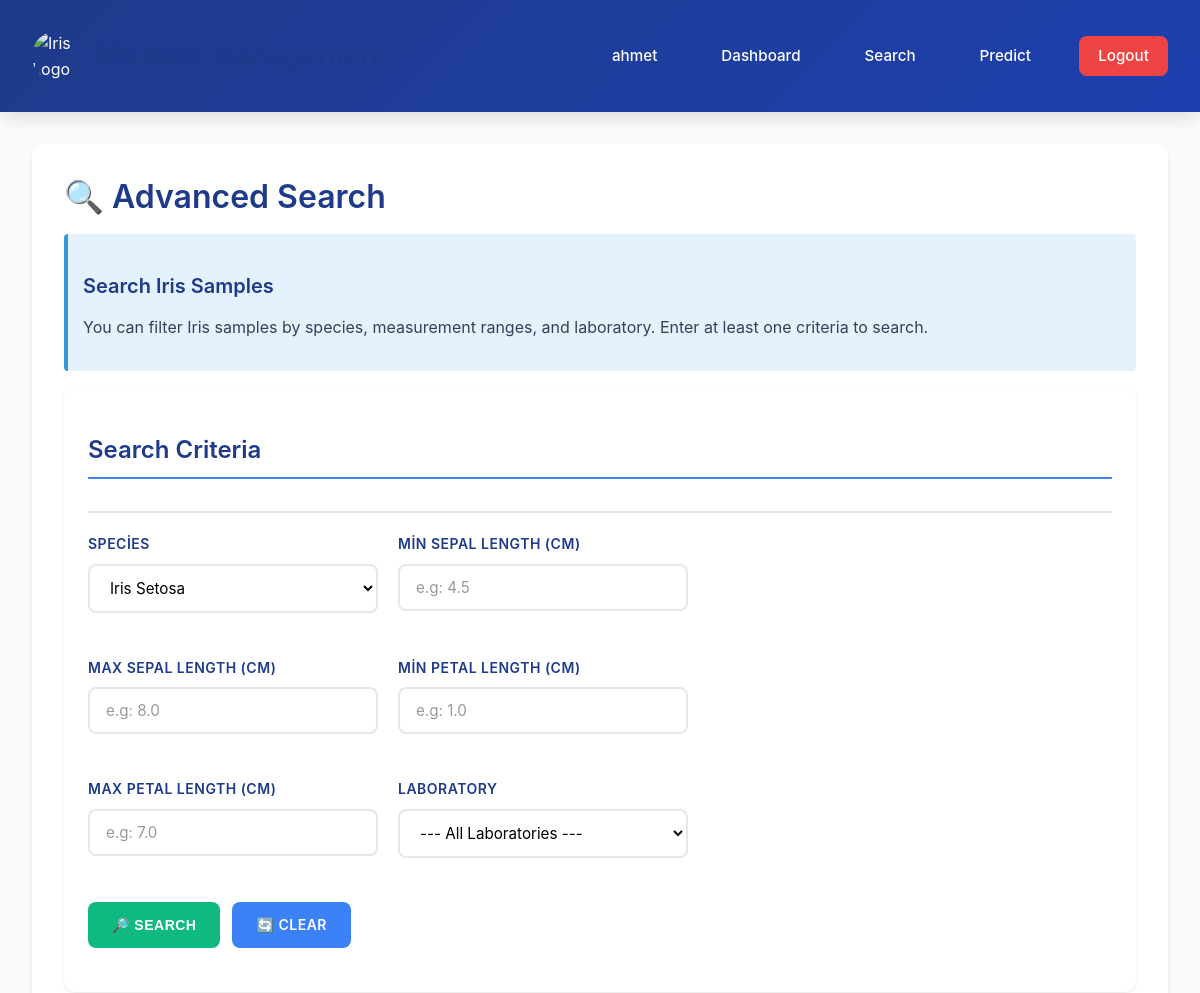
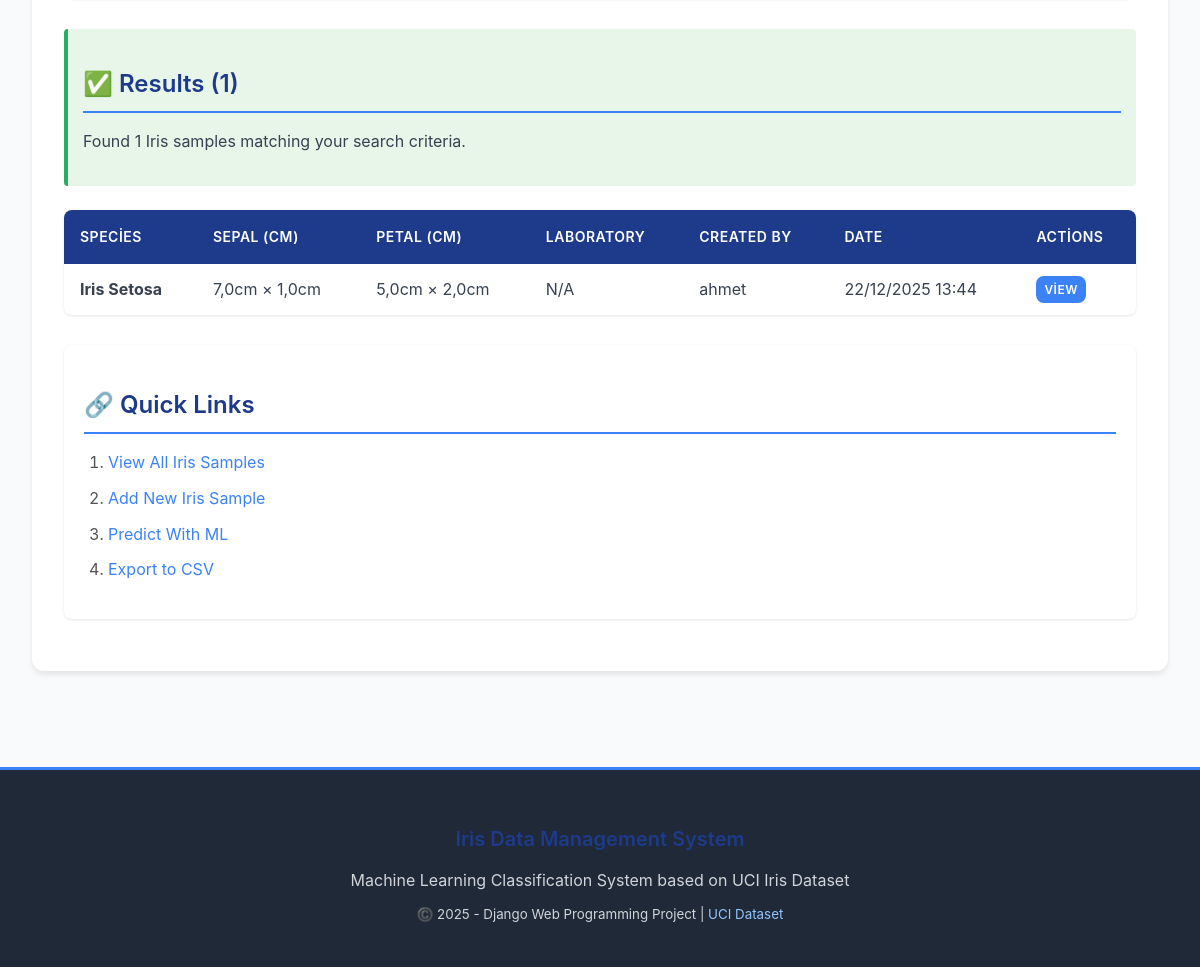
The app's page /search/?species=setosa (signed in) with its own data (2 pictures, top to bottom).
### iris_app/models.py (models this page shows, shortened)
class IrisPlant(models.Model):
    SPECIES_CHOICES = [
        ('setosa', 'Iris Setosa'),
        ('versicolor', 'Iris Versicolor'),
        ('virginica', 'Iris Virginica'),
    ]
    sepal_length = models.FloatField(
        verbose_name="Sepal Uzunluğu (cm)",
        validators=[MinValueValidator(0.0)],
        help_text="Sepal yapraklarının uzunluğu (santimetre cinsinden)"
    )
    sepal_width = models.FloatField(
        verbose_name="Sepal Genişliği (cm)",
        validators=[MinValueValidator(0.0)],
        help_text="Sepal yapraklarının genişliği (santimetre cinsinden)"
    )
    petal_length = models.FloatField(
        verbose_name="Petal Uzunluğu (cm)",
        validators=[MinValueValidator(0.0)],
        help_text="Petal yapraklarının uzunluğu (santimetre cinsinden)"
    )
    petal_width = models.FloatField(
        verbose_name="Petal Genişliği (cm)",
        validators=[MinValueValidator(0.0)],
        help_text="Petal yapraklarının genişliği (santimetre cinsinden)"
    )
    species = models.CharField(
        max_length=50,
        choices=SPECIES_CHOICES,
        verbose_name="Tür",
        help_text="Iris bitki türü (setosa, versicolor veya virginica)"
    )
    lab = models.ForeignKey(
        Laboratory,
        on_delete=models.SET_NULL,
        null=True,
        blank=True,
        verbose_name="Laboratuvar",
        related_name='iris_plants',
        help_text="Bu örneğin kaynağı olan laboratuvar"
    )
    created_by = models.ForeignKey(
        User,
        on_delete=models.CASCADE,
        verbose_name="Oluşturan Kullanıcı",
        related_name='iris_plants',
        help_text="Bu kaydı oluşturan kullanıcı"
    )
    created_at = models.DateTimeField(
        auto_now_add=True,
        verbose_name="Oluşturulma Tarihi"
    )
    updated_at = models.DateTimeField(
        auto_now=True,
        verbose_name="Güncellenme Tarihi"
    )
    class Meta:
        ordering = ['-created_at']
        verbose_name = 'Iris Örneği'
        verbose_name_plural = 'Iris Örnekleri'
        indexes = [
            models.Index(fields=['species']),
            models.Index(fields=['created_at']),
            models.Index(fields=['created_by']),
        ]

### iris_app/views.py (the view)
# urls.py: path('search/', views.iris_search, name='iris_search'),
@login_required(login_url='login')
def iris_search(request):
    form = IrisSearchForm(request.GET or None)
    results = IrisPlant.objects.all().select_related('lab', 'created_by')
    search_performed = False
    if request.method == 'GET' and request.GET:
        form = IrisSearchForm(request.GET)
        if form.is_valid():
            search_performed = True
            species = form.cleaned_data.get('species')
            if species:
                results = results.filter(species=species)
            min_sepal_length = form.cleaned_data.get('min_sepal_length')
            if min_sepal_length is not None:
                results = results.filter(sepal_length__gte=min_sepal_length)
            max_sepal_length = form.cleaned_data.get('max_sepal_length')
            if max_sepal_length is not None:
                results = results.filter(sepal_length__lte=max_sepal_length)
            min_petal_length = form.cleaned_data.get('min_petal_length')
            if min_petal_length is not None:
                results = results.filter(petal_length__gte=min_petal_length)
            max_petal_length = form.cleaned_data.get('max_petal_length')
            if max_petal_length is not None:
                results = results.filter(petal_length__lte=max_petal_length)
            lab = form.cleaned_data.get('lab')
            if lab:
                results = results.filter(lab=lab)
    else:
        form = IrisSearchForm()
    context = {
        'form': form,
        'results': results,
        'result_count': results.count(),
        'search_performed': search_performed,
    }
    return render(request, 'iris_app/search.html', context)

### iris_app/templates/iris_app/search.html (shortened to what this page needs)
{% extends 'iris_app/base.html' %}
{% load static %}
{% block content %}
<h1>🔍 Advanced Search</h1>
<div class="div-info">
    <h3>Search Iris Samples</h3>
    <p>You can filter Iris samples by species, measurement ranges, and laboratory. Enter at least one criteria to search.</p>
</div>
<div class="card">
    <div class="card-header">
        <h2>Search Criteria</h2>
    </div>
    <div class="card-body">
        <form method="GET" novalidate>
            <div style="display: grid; grid-template-columns: repeat(auto-fit, minmax(280px, 1fr)); gap: 20px;">
                <div class="form-group">
                    <label for="id_species">Species</label>
                    <select id="id_species" name="species" class="form-input">
                        <option value="setosa" {% if request.GET.species == 'setosa' %}selected{% endif %}>Iris Setosa</option>
                    </select>
                </div>
                <div class="form-group">
                    <label for="id_min_sepal_length">Min Sepal Length (cm)</label>
                    <input type="number" id="id_min_sepal_length" name="min_sepal_length" step="0.1" min="0" class="form-input" placeholder="e.g: 4.5" value="{{ request.GET.min_sepal_length }}">
                </div>
                <div class="form-group">
                    <label for="id_max_sepal_length">Max Sepal Length (cm)</label>
                    <input type="number" id="id_max_sepal_length" name="max_sepal_length" step="0.1" min="0" class="form-input" placeholder="e.g: 8.0" value="{{ request.GET.max_sepal_length }}">
                </div>
                <div class="form-group">
                    <label for="id_min_petal_length">Min Petal Length (cm)</label>
                    <input type="number" id="id_min_petal_length" name="min_petal_length" step="0.1" min="0" class="form-input" placeholder="e.g: 1.0" value="{{ request.GET.min_petal_length }}">
                </div>
                <div class="form-group">
                    <label for="id_max_petal_length">Max Petal Length (cm)</label>
                    <input type="number" id="id_max_petal_length" name="max_petal_length" step="0.1" min="0" class="form-input" placeholder="e.g: 7.0" value="{{ request.GET.max_petal_length }}">
                </div>
                <div class="form-group">
                    <label for="id_lab">Laboratory</label>
                    <select id="id_lab" name="lab" class="form-input">
                        <option value="">--- All Laboratories ---</option>
                    </select>
                </div>
            </div>
            <div class="btn-group" style="margin-top: 20px;">
                <button type="submit" class="btn btn-success">🔎 Search</button>
                <a href="{% url 'iris_search' %}" class="btn">🔄 Clear</a>
            </div>
        </form>
    </div>
</div>
{% if search_performed %}
    <div style="margin-top: 30px;">
        {% if results %}
            <div class="div-success">
                <h2>✅ Results ({{ result_count }})</h2>
                <p>Found {{ result_count }} Iris samples matching your search criteria.</p>
            </div>
            <table>
                <thead>
                    <tr>
                        <th>Species</th>
                        <th>Sepal (cm)</th>
                        <th>Petal (cm)</th>
                        <th>Laboratory</th>
                        <th>Created By</th>
                        <th>Date</th>
                        <th>Actions</th>
                    </tr>
                </thead>
                <tbody>
                    {% for sample in results %}
                    <tr>
                        <td><strong>{{ sample.get_species_display }}</strong></td>
                        <td>{{ sample.sepal_length }}cm × {{ sample.sepal_width }}cm</td>
                        <td>{{ sample.petal_length }}cm × {{ sample.petal_width }}cm</td>
                        <td>{{ sample.lab.name|default:"N/A" }}</td>
                        <td>{{ sample.created_by.username }}</td>
                        <td>{{ sample.created_at|date:"d/m/Y H:i" }}</td>
                        <td>
                            <a href="{% url 'iris_detail' sample.pk %}" class="btn" style="padding: 4px 8px; font-size: 12px;">View</a>
                        </td>
                    </tr>
                    {% endfor %}
                </tbody>
            </table>
        {% else %}
            <div class="div-danger">
                <h2>❌ No Results Found</h2>
                <p>No Iris samples match your search criteria. Please try different search parameters.</p>
                <a href="{% url 'iris_search' %}" class="btn" style="margin-top: 10px;">Clear Search</a>
            </div>
        {% endif %}
    </div>
{% endif %}
<div class="div-section" style="margin-top: 30px;">
    <h2>🔗 Quick Links</h2>
    <ol>
        <li><a href="{% url 'iris_list' %}">View All Iris Samples</a></li>
        <li><a href="{% url 'iris_create' %}">Add New Iris Sample</a></li>
        <li><a href="{% url 'iris_predict' %}">Predict With ML</a></li>
        <li><a href="{% url 'export_csv' %}">Export to CSV</a></li>
    </ol>
</div>
{% endblock %}

### iris_app/templates/iris_app/base.html (shortened to what this page needs)
{% load static %}
<!DOCTYPE html>
<html lang="tr">
<head>
    <link rel="stylesheet" href="{% static 'css/style.css' %}">
</head>
<body>
<header>
    <div class="container">
        <div style="display: flex; align-items: center; gap: 15px;">
            <img src="{% static 'images/iris-logo.png' %}"
                 alt="Iris Logo"
                 style="width: 50px; height: 50px; border-radius: 50%;">
            <h1>Iris Data Management</h1>
        </div>
        <nav>
            {% if user.is_authenticated %}
                <span>{{ user.first_name|default:user.username }}</span>
                <a href="{% url 'iris_list' %}">Dashboard</a>
                <a href="{% url 'iris_search' %}">Search</a>
                <a href="{% url 'iris_predict' %}">Predict</a>
                <a href="{% url 'logout' %}" class="logout-btn">Logout</a>
            {% else %}
                <a href="{% url 'login' %}">Sign In</a>
                <a href="{% url 'register' %}">Sign Up</a>
            {% endif %}
        </nav>
    </div>
</header>
<div class="main-content">
    <div class="container">
        <div class="main-container">
            {% block content %}{% endblock %}
        </div>
    </div>
</div>
<footer>
    <h3>Iris Data Management System</h3>
    <p>Machine Learning Classification System based on UCI Iris Dataset</p>
    <p><small>©️ 2025 - Django Web Programming Project | <a href="https://archive.ics.uci.edu/ml/datasets/iris" target="_blank">UCI Dataset</a></small></p>
</footer>
</body>
</html>

### iris_app/static/css/style.css (style rules this page uses)
* { margin: 0; padding: 0; box-sizing: border-box; }
:root { --primary-color: #2c3e50; --secondary-color: #3498db; --success-color: #27ae60; --danger-color: #e74c3c; --warning-color: #f39c12; --info-color: #16a085; --light-bg: #ecf0f1; --dark-text: #2c3e50; --border-color: #bdc3c7; --shadow: 0 2px 8px rgba(0, 0, 0, 0.1); --shadow-lg: 0 4px 16px rgba(0, 0, 0, 0.15); }
html { scroll-behavior: smooth; }
body { font-family: 'Segoe UI', Tahoma, Geneva, Verdana, sans-serif; background-color: #f8f9fa; color: var(--dark-text); line-height: 1.6; margin: 0; padding: 0; }
header { background: linear-gradient(135deg, var(--primary-color) 0%, var(--secondary-color) 100%); color: white; padding: 20px 0; box-shadow: var(--shadow-lg); position: sticky; top: 0; z-index: 100; }
header h1 { font-size: 28px; font-weight: 600; margin: 0; letter-spacing: 1px; }
header nav { display: flex; gap: 25px; align-items: center; }
header nav a, header nav span { color: white; text-decoration: none; font-weight: 500; transition: all 0.3s ease; padding: 8px 12px; border-radius: 4px; }
header nav a.logout-btn { background-color: var(--danger-color); padding: 8px 16px; }
.container { max-width: 1200px; margin: 30px auto; padding: 0 20px; }
.main-container { background: white; border-radius: 8px; padding: 30px; box-shadow: var(--shadow); min-height: 60vh; }
h1, h2, h3, h4, h5, h6 { color: var(--primary-color); margin-top: 20px; margin-bottom: 15px; font-weight: 600; line-height: 1.4; }
h1 { font-size: 32px; }
h2 { font-size: 24px; border-bottom: 3px solid var(--secondary-color); padding-bottom: 10px; }
h3 { font-size: 20px; }
p { margin-bottom: 15px; color: #555; }
ul, ol { margin-left: 25px; margin-bottom: 15px; }
ul li, ol li { margin-bottom: 10px; color: #555; }
form { max-width: 600px; margin: 20px 0; }
.form-group { margin-bottom: 20px; display: flex; flex-direction: column; }
label { font-weight: 600; color: var(--primary-color); margin-bottom: 8px; font-size: 14px; }
.form-input, .form-select, .form-textarea, .form-file { padding: 12px; border: 2px solid var(--border-color); border-radius: 6px; font-size: 14px; font-family: inherit; transition: all 0.3s ease; background-color: white; }
.form-input::placeholder, .form-textarea::placeholder { color: #999; }
button, .btn, input[type="submit"], input[type="reset"] { padding: 12px 24px; background-color: var(--secondary-color); color: white; border: none; border-radius: 6px; font-size: 14px; font-weight: 600; cursor: pointer; transition: all 0.3s ease; display: inline-block; text-decoration: none; }
.btn-success { background-color: var(--success-color); }
.btn-group { display: flex; gap: 10px; margin-top: 20px; flex-wrap: wrap; }
table { width: 100%; border-collapse: collapse; margin: 20px 0; background-color: white; border-radius: 8px; overflow: hidden; box-shadow: var(--shadow); }
thead { background-color: var(--primary-color); color: white; }
th { padding: 15px; text-align: left; font-weight: 600; border: none; }
td { padding: 12px 15px; border-bottom: 1px solid var(--light-bg); }
tbody tr:last-child td { border-bottom: none; }
.card { background: white; border-radius: 8px; padding: 20px; margin-bottom: 20px; box-shadow: var(--shadow); transition: all 0.3s ease; }
.card-header { border-bottom: 2px solid var(--light-bg); padding-bottom: 15px; margin-bottom: 15px; }
.card-body { padding: 0; }
.div-section { padding: 20px; background: white; border-radius: 8px; margin-bottom: 20px; box-shadow: var(--shadow); }
.div-info { background-color: #e3f2fd; border-left: 4px solid var(--secondary-color); padding: 15px; border-radius: 4px; margin: 15px 0; }
.div-success { background-color: #e8f5e9; border-left: 4px solid var(--success-color); padding: 15px; border-radius: 4px; margin: 15px 0; }
a { color: var(--secondary-color); text-decoration: none; transition: all 0.3s ease; }
img { max-width: 100%; height: auto; border-radius: 8px; margin: 15px 0; }
footer { background-color: var(--primary-color); color: white; text-align: center; padding: 20px; margin-top: 50px; border-top: 3px solid var(--secondary-color); }
footer p { margin: 10px 0; color: white; }

### records on screen
IrisPlant: species "Iris Setosa", sepal_length "7,0", sepal_width "1,0", petal_length "5,0", petal_width "2,0", lab.name "N/A", created_by.username "ahmet", created_at "22/12/2025 13:44"

### other values on screen
{{ user.first_name|default:user.username }} "ahmet"
{{ result_count }} "1"
